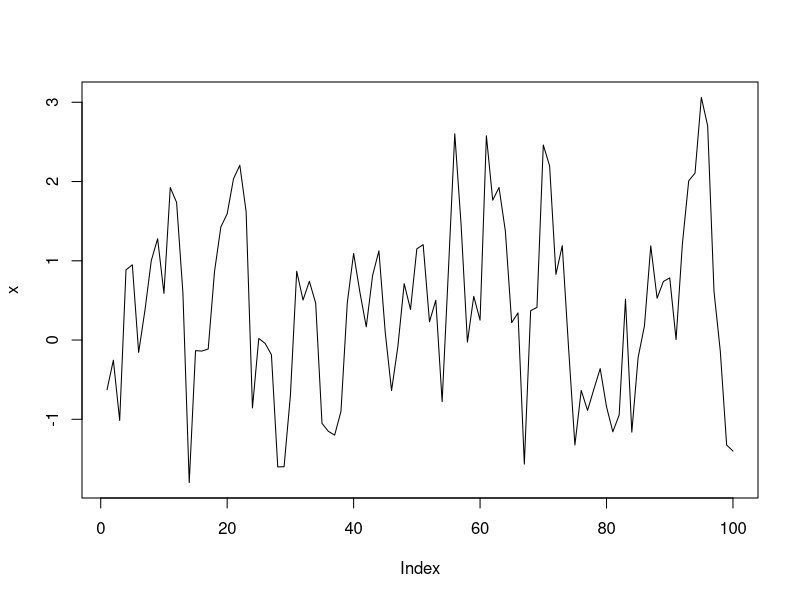
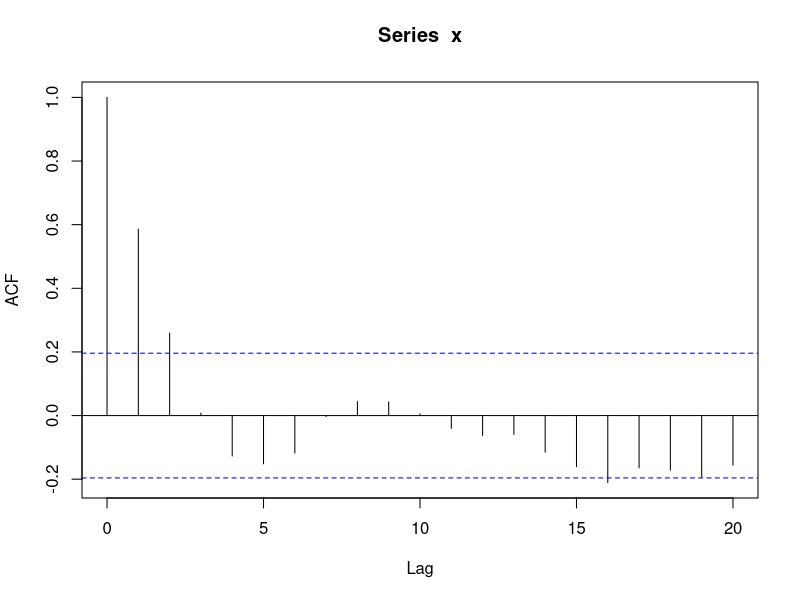
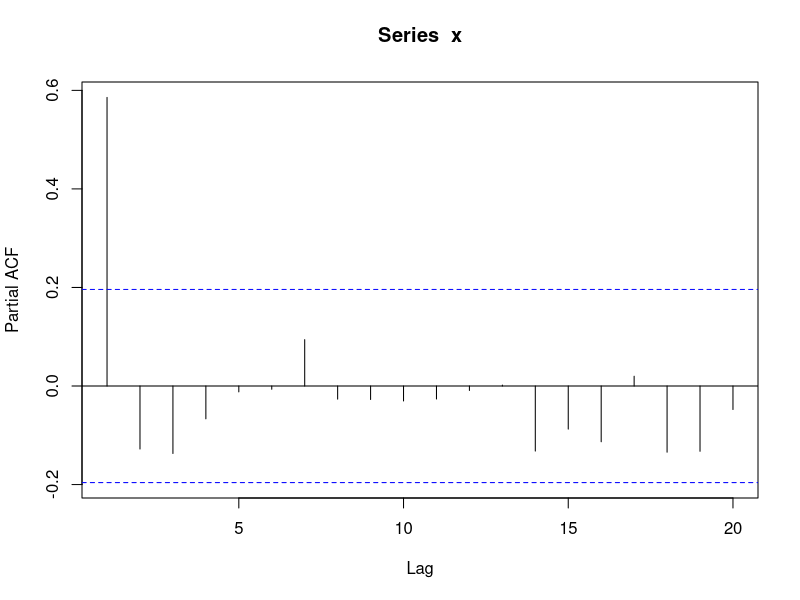

These figures' R source, in order:
## ---- chunk 1
knitr::opts_chunk$set(echo = TRUE)
## ---- chunk 2
# simulate AR(1) process
set.seed(1)
x = w = rnorm(100)
for (t in 2:100) x[t] = .7 * x[t - 1] + w[t]
plot(x, type = 'l')
acf(x)
pacf(x)
